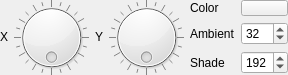
<?xml version="1.0" encoding="UTF-8"?>
<ui version="4.0">
 <class>studiomodel::SkyLightPanel</class>
 <widget class="QWidget" name="studiomodel::SkyLightPanel">
  <property name="geometry">
   <rect>
    <x>0</x>
    <y>0</y>
    <width>276</width>
    <height>77</height>
   </rect>
  </property>
  <property name="windowTitle">
   <string>Form</string>
  </property>
  <layout class="QHBoxLayout" name="MainLayout">
   <property name="spacing">
    <number>6</number>
   </property>
   <property name="sizeConstraint">
    <enum>QLayout::SetFixedSize</enum>
   </property>
   <property name="leftMargin">
    <number>0</number>
   </property>
   <property name="topMargin">
    <number>0</number>
   </property>
   <property name="rightMargin">
    <number>0</number>
   </property>
   <property name="bottomMargin">
    <number>0</number>
   </property>
   <item>
    <layout class="QHBoxLayout" name="horizontalLayout">
     <item>
      <widget class="QLabel" name="label">
       <property name="sizePolicy">
        <sizepolicy hsizetype="Fixed" vsizetype="Fixed">
         <horstretch>0</horstretch>
         <verstretch>0</verstretch>
        </sizepolicy>
       </property>
       <property name="text">
        <string>X</string>
       </property>
       <property name="alignment">
        <set>Qt::AlignCenter</set>
       </property>
      </widget>
     </item>
     <item>
      <widget class="QDial" name="XAngle">
       <property name="sizePolicy">
        <sizepolicy hsizetype="Fixed" vsizetype="Fixed">
         <horstretch>0</horstretch>
         <verstretch>0</verstretch>
        </sizepolicy>
       </property>
       <property name="minimumSize">
        <size>
         <width>75</width>
         <height>75</height>
        </size>
       </property>
       <property name="maximumSize">
        <size>
         <width>75</width>
         <height>75</height>
        </size>
       </property>
       <property name="maximum">
        <number>360</number>
       </property>
       <property name="wrapping">
        <bool>true</bool>
       </property>
       <property name="notchTarget">
        <double>15.000000000000000</double>
       </property>
       <property name="notchesVisible">
        <bool>true</bool>
       </property>
      </widget>
     </item>
    </layout>
   </item>
   <item>
    <layout class="QHBoxLayout" name="horizontalLayout_2">
     <item>
      <widget class="QLabel" name="label_2">
       <property name="sizePolicy">
        <sizepolicy hsizetype="Fixed" vsizetype="Fixed">
         <horstretch>0</horstretch>
         <verstretch>0</verstretch>
        </sizepolicy>
       </property>
       <property name="text">
        <string>Y</string>
       </property>
       <property name="alignment">
        <set>Qt::AlignCenter</set>
       </property>
      </widget>
     </item>
     <item>
      <widget class="QDial" name="YAngle">
       <property name="sizePolicy">
        <sizepolicy hsizetype="Fixed" vsizetype="Fixed">
         <horstretch>0</horstretch>
         <verstretch>0</verstretch>
        </sizepolicy>
       </property>
       <property name="minimumSize">
        <size>
         <width>75</width>
         <height>75</height>
        </size>
       </property>
       <property name="maximumSize">
        <size>
         <width>75</width>
         <height>75</height>
        </size>
       </property>
       <property name="maximum">
        <number>360</number>
       </property>
       <property name="wrapping">
        <bool>true</bool>
       </property>
       <property name="notchTarget">
        <double>15.000000000000000</double>
       </property>
       <property name="notchesVisible">
        <bool>true</bool>
       </property>
      </widget>
     </item>
    </layout>
   </item>
   <item>
    <layout class="QGridLayout" name="gridLayout">
     <item row="2" column="0">
      <widget class="QLabel" name="label_5">
       <property name="text">
        <string>Shade</string>
       </property>
      </widget>
     </item>
     <item row="0" column="1">
      <widget class="QPushButton" name="Color">
       <property name="maximumSize">
        <size>
         <width>16777215</width>
         <height>16</height>
        </size>
       </property>
       <property name="text">
        <string/>
       </property>
      </widget>
     </item>
     <item row="1" column="0">
      <widget class="QLabel" name="label_4">
       <property name="text">
        <string>Ambient</string>
       </property>
      </widget>
     </item>
     <item row="1" column="1">
      <widget class="QSpinBox" name="Ambient">
       <property name="maximum">
        <number>255</number>
       </property>
       <property name="value">
        <number>32</number>
       </property>
      </widget>
     </item>
     <item row="2" column="1">
      <widget class="QSpinBox" name="Shade">
       <property name="maximum">
        <number>255</number>
       </property>
       <property name="value">
        <number>192</number>
       </property>
      </widget>
     </item>
     <item row="0" column="0">
      <widget class="QLabel" name="label_3">
       <property name="sizePolicy">
        <sizepolicy hsizetype="Fixed" vsizetype="Preferred">
         <horstretch>0</horstretch>
         <verstretch>0</verstretch>
        </sizepolicy>
       </property>
       <property name="text">
        <string>Color</string>
       </property>
      </widget>
     </item>
     <item row="3" column="0" colspan="2">
      <spacer name="verticalSpacer">
       <property name="orientation">
        <enum>Qt::Vertical</enum>
       </property>
       <property name="sizeHint" stdset="0">
        <size>
         <width>20</width>
         <height>0</height>
        </size>
       </property>
      </spacer>
     </item>
    </layout>
   </item>
  </layout>
 </widget>
 <resources/>
 <connections/>
</ui>
